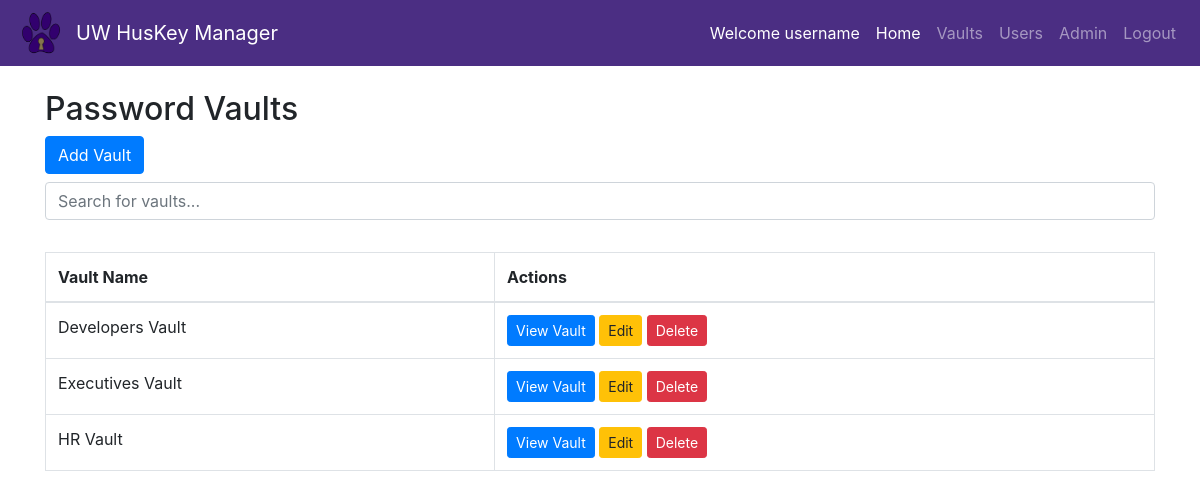
The app's page /webapp/public/vaults/index.php (signed in) with its own data.
### tables this page shows
CREATE TABLE IF NOT EXISTS vaults (
    vault_id INT AUTO_INCREMENT PRIMARY KEY,    
    vault_name VARCHAR(255) NOT NULL    
);

### webapp/public/vaults/index.php (the view, shortened to what this page needs)
<?php
$hostname = 'backend-mysql-database';
$username = 'user';
$password = 'supersecretpw';
$database = 'password_manager';
$conn = new mysqli($hostname, $username, $password, $database);
if ($_SESSION['isSiteAdministrator'] == true) {
    $query = "SELECT vaults.vault_id, vaults.vault_name
               FROM vaults";
} else {
    $query = "SELECT vaults.vault_id, vaults.vault_name
    FROM vaults, vault_permissions, users
    WHERE vaults.vault_id = vault_permissions.vault_id
    AND vault_permissions.user_id = users.user_id
    AND users.username = '" . $_SESSION['authenticated'] . "'";
}
$result = $conn->query($query);
?>
<!DOCTYPE html>
<html lang="en">
<head>
    <link rel="stylesheet" href="https://stackpath.bootstrapcdn.com/bootstrap/4.3.1/css/bootstrap.min.css">
</head>
<body>
    <?php include '../components/nav-bar.php'; ?>
    <div class="container mt-4">
        <h2>Password Vaults</h2>
        <button type="button" class="btn btn-primary mb-2" data-toggle="modal" data-target="#addVaultModal">
            Add Vault
        </button>
        <table class="table">
            <thead>
                <input type="text" id="searchInput" onkeypress="searchTable(event)" placeholder="Search for vaults..."
                    class="form-control mb-3">
                    <table class="table table-bordered" id="vaultTable">
                    <thead>
                        <tr>
                            <th>Vault Name</th>
                            <th>Actions</th>
                        </tr>
                    </thead>
                    <tbody>
                    <tbody>
                        <?php while ($row = $result->fetch_assoc()): ?>
                            <tr>
                                <td>
                                    <?php echo $row['vault_name']; ?>
                                </td>
                                <td>
                                    <a href="vault_details.php?vault_id=<?php echo $row['vault_id']; ?>"
                                        class="btn btn-primary btn-sm" role="button" aria-disabled="true">View Vault</a>
                                    <button class="btn btn-warning btn-sm edit-btn" data-toggle="modal"
                                        data-target="#editVaultModal" data-vault-name="<?php echo $row['vault_name']; ?>"
                                        data-vault-id="<?php echo $row['vault_id']; ?>">Edit</button>
                                    <button class="btn btn-danger btn-sm delete-btn" data-toggle="modal"
                                        data-target="#deleteVaultModal" data-vault-name="<?php echo $row['vault_name']; ?>"
                                        data-vault-id="<?php echo $row['vault_id']; ?>">Delete</button>
                                </td>
                            </tr>
                        <?php endwhile; ?>
                    </tbody>
                </table>
    </div>
</body>
</html>

### records on screen
vaults: vault_name "Developers Vault"
vaults: vault_name "Executives Vault"
vaults: vault_name "HR Vault"

### other values on screen
$_SESSION['authenticated'] "username"
